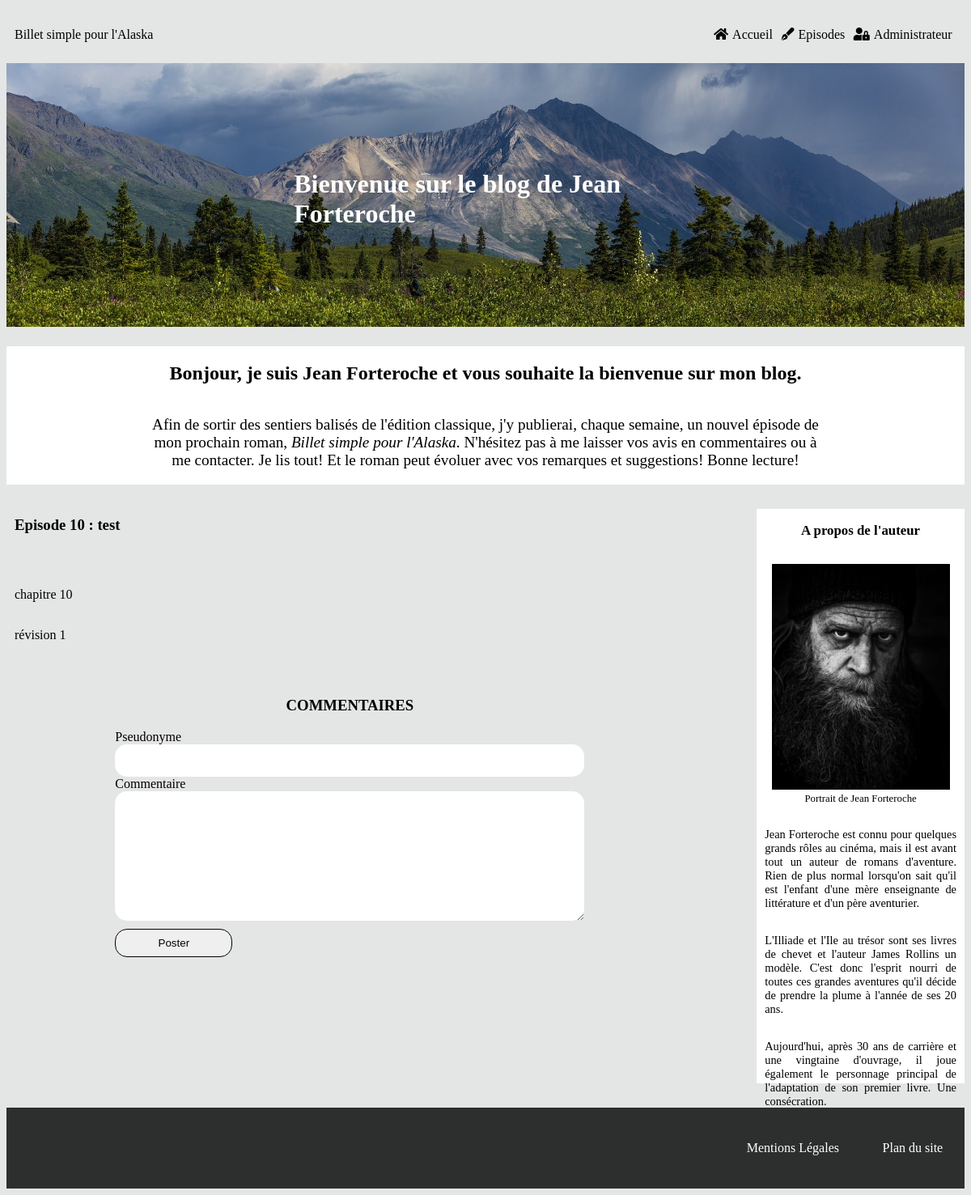
The page /index.php?action=post&id=57 on the database its author committed.
### tables this page shows
CREATE TABLE IF NOT EXISTS `episodes` (
  `episode_id` tinyint(11) NOT NULL AUTO_INCREMENT,
  `numero_episode` tinyint(11) NOT NULL,
  `episode_title` char(255) NOT NULL,
  `episode_content` longtext NOT NULL,
  `episode_date` datetime NOT NULL DEFAULT CURRENT_TIMESTAMP,
  `episode_status` int(1) NOT NULL,
  PRIMARY KEY (`episode_id`),
  UNIQUE KEY `unicite` (`numero_episode`) USING BTREE
);

### src/View/View.php (called while the page is built, shortened)
<?php
class View
{
    public function display(array $data, string $template, string $layout) : void
    {
        require_once($template);
    }
}

### src/Controller/FrontOffice/PostController.php (called while the page is built, shortened)
<?php
class PostController
{
    private $postManager;
    private $commentManager;
    private $view;
    private $layout;
    private $token;
    public function __construct(PostManager $postManager, View $view, CommentManager $commentManager, Session $session, Token $token)
    {
        $this->postManager = $postManager;
        $this->view = $view;
        $this->commentManager = $commentManager;
        $this->token = $token;
        $this->layout = '../templates/frontOffice/layout.html.php';
    }
    public function displayOneEpisode(int $id) : void
    {   $this->token->setToken();
        $totalEpisodes = $this->postManager->getNumberOfEpisodes();
        $episodeData = $this->postManager->getOneEpisode($id);
        $nextEpisode = $this->postManager->getNextPost($episodeData[0]['numero_episode'] + 1);
        $previousEpisode = $this->postManager->getPreviousPost($episodeData[0]['numero_episode'] - 1);
        $commentsData = $this->commentManager->getComments($id);
        $data = [$episodeData, $commentsData, $totalEpisodes, $previousEpisode, $nextEpisode];
        $template = 'onePost.html.php';
        $this->view->display(['episode' => $data[0][0],
            'comments' => $data[1],
            'totalEpisodes' => $data[2],
            'previous' => $data[3],
            'next' => $data[4]],
            $template, $this->layout);
    }
}

### public/index.php (called while the page is built, shortened)
<?php
$router = new Router();
$router->run();

### src/Model/PostManager.php (called while the page is built, shortened)
<?php
class PostManager
{
    private $database;
    public function __construct(Database $database)
    {
        $this->database = $database;
    }
    public function getOneEpisode(int $id) : array
    {
        $episodes = $this->database->prepare("SELECT *, DATE_FORMAT(episode_date, '%d/%m/%Y - %H:%i:%s') AS episode_date
            FROM episodes
            WHERE episode_id = :id");
        $episodes->bindParam(':id', $id);
        $episodes->execute();
        return $episodes->fetchAll();
    }
}

### Templates/Frontoffice/onepost.html.php (the view, shortened to what this page needs)
<article>
    <h3>Episode <?=$data['episode']['numero_episode']?> : <?=htmlspecialchars_decode($data['episode']['episode_title'])?></h3>
    <p><?=htmlspecialchars_decode($data['episode']['episode_content'])?></p>
</article>
<section class="commentaires">
    <h3>COMMENTAIRES</h3>
    <form class="comment_form" method="post" action="index.php?action=save_com&id=<?=$data['episode']['episode_id']?>">
        <label for="pseudo">Pseudonyme</label>
        <input class="input_name" type="text" name="pseudo"/>
        <label for="comment">Commentaire</label>
        <textarea class="comment_area" name="comment" rows="10" cols="40"></textarea>
        <input class="submit" type="submit" value="Poster"/>
    </form>
</section>

### public/css/style.css (style rules this page uses)
html { font-family: aileron; background-color: #e4e5e5; }
article { display: flex; flex-direction: column; }
article p { text-align: justify; }
.commentaires h3 { text-align: center; }
.comment_form { display: flex; flex-direction: column; width: 70%; margin: auto; }
.input_name { height: 30px; }
.comment_form .input_name, .comment_form .comment_area { border-radius: 15px; padding-left: 10px; padding-right: 10px; padding-top: 5px; padding-bottom: 5px; border: none; }
.submit { width: 25%; height: 35px; border-radius: 15px; border: 1px solid black; margin-top: 10px; }

### rows shown on the page
episodes: numero_episode "10", episode_title "test", episode_content "chapitre 10 révision 1"
